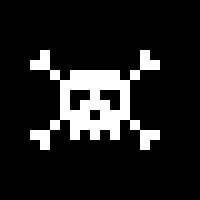
Frame 1 (no input)
Frame 60 (the mouse pressed at the canvas centre just before this capture): identical to frame 1, image omitted
Frame 120 (the mouse held since frame 60 and released just before this capture): identical to frame 1, image omitted

The Processing sketch that drew this single still picture (run headless with seeded random() and noise(); from frame 60 on, the mouse is pressed at the canvas centre):

// Processing sketch: pixel_art_bigger
// ── pixel_art_bigger.pde
void setup()
{
  size(200,200);
  background(0,0,0);
}

void draw()
{
  noStroke();
  
  fill(255,255,255);
  rect(40,50,10,10);
  rect(30,60,20,10);
  rect(50,70,10,10);
  rect(70,70,50,20);
  rect(130,70,10,10);
  rect(140,60,20,10);
  rect(140,50,10,10);
  rect(60,80,10,30);
  rect(120,80,10,30);
  rect(90,90,10,10);
  rect(80,100,30,10);
  rect(60,110,30,10);
  rect(100,110,30,10);
  rect(50,120,10,10);
  rect(70,120,50,10);
  rect(130,120,10,10);
  rect(30,130,20,10);
  rect(40,140,10,10);
  rect(140,130,20,10);
  rect(140,140,10,10);
  rect(70,130,10,10);
  rect(90,130,10,10);
  rect(110,130,10,10);
}  
